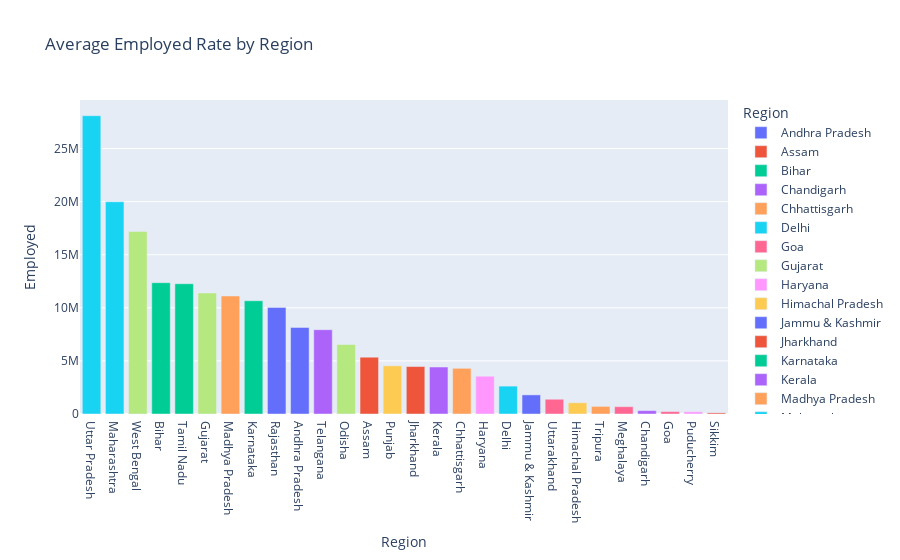

Notebook code for this chart:
### Markdown cell above
Region vise average employoment plot for data of May-2019 to June-2020

### Code cell
region = df_dropped.groupby(["Region"])[['Unemployment_rate', "Employed", "labour_participation_rate"]].mean()
region = pd.DataFrame(region).reset_index()

fig = px.bar(region, x="Region", y="Employed", color="Region", title="Average Employed Rate by Region")
fig.update_layout(xaxis={'categoryorder':'total descending'})
fig.show()

### Figure 1 — Plotly figure (JSON) as saved in the notebook; plotly's stock layout.template omitted (floating-point values rounded to 4 significant figures)
{"data": [{"alignmentgroup": "True", "hovertemplate": "Region=%{x}<br>Employed=%{y}<extra></extra>", "legendgroup": "Andhra Pradesh", "marker": {"color": "#636efa", "pattern": {"shape": ""}}, "name": "Andhra Pradesh", "offsetgroup": "Andhra Pradesh", "orientation": "v", "showlegend": true, "textposition": "auto", "type": "bar", "x": ["Andhra Pradesh"], "xaxis": "x", "y": [8154000.0], "yaxis": "y"}, {"alignmentgroup": "True", "hovertemplate": "Region=%{x}<br>Employed=%{y}<extra></extra>", "legendgroup": "Assam", "marker": {"color": "#EF553B", "pattern": {"shape": ""}}, "name": "Assam", "offsetgroup": "Assam", "orientation": "v", "showlegend": true, "textposition": "auto", "type": "bar", "x": ["Assam"], "xaxis": "x", "y": [5355000.0], "yaxis": "y"}, {"alignmentgroup": "True", "hovertemplate": "Region=%{x}<br>Employed=%{y}<extra></extra>", "legendgroup": "Bihar", "marker": {"color": "#00cc96", "pattern": {"shape": ""}}, "name": "Bihar", "offsetgroup": "Bihar", "orientation": "v", "showlegend": true, "textposition": "auto", "type": "bar", "x": ["Bihar"], "xaxis": "x", "y": [12370000.0], "yaxis": "y"}, {"alignmentgroup": "True", "hovertemplate": "Region=%{x}<br>Employed=%{y}<extra></extra>", "legendgroup": "Chandigarh", "marker": {"color": "#ab63fa", "pattern": {"shape": ""}}, "name": "Chandigarh", "offsetgroup": "Chandigarh", "orientation": "v", "showlegend": true, "textposition": "auto", "type": "bar", "x": ["Chandigarh"], "xaxis": "x", "y": [316800.0], "yaxis": "y"}, {"alignmentgroup": "True", "hovertemplate": "Region=%{x}<br>Employed=%{y}<extra></extra>", "legendgroup": "Chhattisgarh", "marker": {"color": "#FFA15A", "pattern": {"shape": ""}}, "name": "Chhattisgarh", "offsetgroup": "Chhattisgarh", "orientation": "v", "showlegend": true, "textposition": "auto", "type": "bar", "x": ["Chhattisgarh"], "xaxis": "x", "y": [4303000.0], "yaxis": "y"}, {"alignmentgroup": "True", "hovertemplate": "Region=%{x}<br>Employed=%{y}<extra></extra>", "legendgroup": "Delhi", "marker": {"color": "#19d3f3", "pattern": {"shape": ""}}, "name": "Delhi", "offsetgroup": "Delhi", "orientation": "v", "showlegend": true, "textposition": "auto", "type": "bar", "x": ["Delhi"], "xaxis": "x", "y": [2628000.0], "yaxis": "y"}, {"alignmentgroup": "True", "hovertemplate": "Region=%{x}<br>Employed=%{y}<extra></extra>", "legendgroup": "Goa", "marker": {"color": "#FF6692", "pattern": {"shape": ""}}, "name": "Goa", "offsetgroup": "Goa", "orientation": "v", "showlegend": true, "textposition": "auto", "type": "bar", "x": ["Goa"], "xaxis": "x", "y": [226300.0], "yaxis": "y"}, {"alignmentgroup": "True", "hovertemplate": "Region=%{x}<br>Employed=%{y}<extra></extra>", "legendgroup": "Gujarat", "marker": {"color": "#B6E880", "pattern": {"shape": ""}}, "name": "Gujarat", "offsetgroup": "Gujarat", "orientation": "v", "showlegend": true, "textposition": "auto", "type": "bar", "x": ["Gujarat"], "xaxis": "x", "y": [11400000.0], "yaxis": "y"}, {"alignmentgroup": "True", "hovertemplate": "Region=%{x}<br>Employed=%{y}<extra></extra>", "legendgroup": "Haryana", "marker": {"color": "#FF97FF", "pattern": {"shape": ""}}, "name": "Haryana", "offsetgroup": "Haryana", "orientation": "v", "showlegend": true, "textposition": "auto", "type": "bar", "x": ["Haryana"], "xaxis": "x", "y": [3557000.0], "yaxis": "y"}, {"alignmentgroup": "True", "hovertemplate": "Region=%{x}<br>Employed=%{y}<extra></extra>", "legendgroup": "Himachal Pradesh", "marker": {"color": "#FECB52", "pattern": {"shape": ""}}, "name": "Himachal Pradesh", "offsetgroup": "Himachal Pradesh", "orientation": "v", "showlegend": true, "textposition": "auto", "type": "bar", "x": ["Himachal Pradesh"], "xaxis": "x", "y": [1060000.0], "yaxis": "y"}, {"alignmentgroup": "True", "hovertemplate": "Region=%{x}<br>Employed=%{y}<extra></extra>", "legendgroup": "Jammu & Kashmir", "marker": {"color": "#636efa", "pattern": {"shape": ""}}, "name": "Jammu & Kashmir", "offsetgroup": "Jammu & Kashmir", "orientation": "v", "showlegend": true, "textposition": "auto", "type": "bar", "x": ["Jammu & Kashmir"], "xaxis": "x", "y": [1800000.0], "yaxis": "y"}, {"alignmentgroup": "True", "hovertemplate": "Region=%{x}<br>Employed=%{y}<extra></extra>", "legendgroup": "Jharkhand", "marker": {"color": "#EF553B", "pattern": {"shape": ""}}, "name": "Jharkhand", "offsetgroup": "Jharkhand", "orientation": "v", "showlegend": true, "textposition": "auto", "type": "bar", "x": ["Jharkhand"], "xaxis": "x", "y": [4469000.0], "yaxis": "y"}, {"alignmentgroup": "True", "hovertemplate": "Region=%{x}<br>Employed=%{y}<extra></extra>", "legendgroup": "Karnataka", "marker": {"color": "#00cc96", "pattern": {"shape": ""}}, "name": "Karnataka", "offsetgroup": "Karnataka", "orientation": "v", "showlegend": true, "textposition": "auto", "type": "bar", "x": ["Karnataka"], "xaxis": "x", "y": [10670000.0], "yaxis": "y"}, {"alignmentgroup": "True", "hovertemplate": "Region=%{x}<br>Employed=%{y}<extra></extra>", "legendgroup": "Kerala", "marker": {"color": "#ab63fa", "pattern": {"shape": ""}}, "name": "Kerala", "offsetgroup": "Kerala", "orientation": "v", "showlegend": true, "textposition": "auto", "type": "bar", "x": ["Kerala"], "xaxis": "x", "y": [4426000.0], "yaxis": "y"}, {"alignmentgroup": "True", "hovertemplate": "Region=%{x}<br>Employed=%{y}<extra></extra>", "legendgroup": "Madhya Pradesh", "marker": {"color": "#FFA15A", "pattern": {"shape": ""}}, "name": "Madhya Pradesh", "offsetgroup": "Madhya Pradesh", "orientation": "v", "showlegend": true, "textposition": "auto", "type": "bar", "x": ["Madhya Pradesh"], "xaxis": "x", "y": [11120000.0], "yaxis": "y"}, {"alignmentgroup": "True", "hovertemplate": "Region=%{x}<br>Employed=%{y}<extra></extra>", "legendgroup": "Maharashtra", "marker": {"color": "#19d3f3", "pattern": {"shape": ""}}, "name": "Maharashtra", "offsetgroup": "Maharashtra", "orientation": "v", "showlegend": true, "textposition": "auto", "type": "bar", "x": ["Maharashtra"], "xaxis": "x", "y": [19990000.0], "yaxis": "y"}, {"alignmentgroup": "True", "hovertemplate": "Region=%{x}<br>Employed=%{y}<extra></extra>", "legendgroup": "Meghalaya", "marker": {"color": "#FF6692", "pattern": {"shape": ""}}, "name": "Meghalaya", "offsetgroup": "Meghalaya", "orientation": "v", "showlegend": true, "textposition": "auto", "type": "bar", "x": ["Meghalaya"], "xaxis": "x", "y": [689700.0], "yaxis": "y"}, {"alignmentgroup": "True", "hovertemplate": "Region=%{x}<br>Employed=%{y}<extra></extra>", "legendgroup": "Odisha", "marker": {"color": "#B6E880", "pattern": {"shape": ""}}, "name": "Odisha", "offsetgroup": "Odisha", "orientation": "v", "showlegend": true, "textposition": "auto", "type": "bar", "x": ["Odisha"], "xaxis": "x", "y": [6546000.0], "yaxis": "y"}, {"alignmentgroup": "True", "hovertemplate": "Region=%{x}<br>Employed=%{y}<extra></extra>", "legendgroup": "Puducherry", "marker": {"color": "#FF97FF", "pattern": {"shape": ""}}, "name": "Puducherry", "offsetgroup": "Puducherry", "orientation": "v", "showlegend": true, "textposition": "auto", "type": "bar", "x": ["Puducherry"], "xaxis": "x", "y": [212300.0], "yaxis": "y"}, {"alignmentgroup": "True", "hovertemplate": "Region=%{x}<br>Employed=%{y}<extra></extra>", "legendgroup": "Punjab", "marker": {"color": "#FECB52", "pattern": {"shape": ""}}, "name": "Punjab", "offsetgroup": "Punjab", "orientation": "v", "showlegend": true, "textposition": "auto", "type": "bar", "x": ["Punjab"], "xaxis": "x", "y": [4539362], "yaxis": "y"}, {"alignmentgroup": "True", "hovertemplate": "Region=%{x}<br>Employed=%{y}<extra></extra>", "legendgroup": "Rajasthan", "marker": {"color": "#636efa", "pattern": {"shape": ""}}, "name": "Rajasthan", "offsetgroup": "Rajasthan", "orientation": "v", "showlegend": true, "textposition": "auto", "type": "bar", "x": ["Rajasthan"], "xaxis": "x", "y": [10040000.0], "yaxis": "y"}, {"alignmentgroup": "True", "hovertemplate": "Region=%{x}<br>Employed=%{y}<extra></extra>", "legendgroup": "Sikkim", "marker": {"color": "#EF553B", "pattern": {"shape": ""}}, "name": "Sikkim", "offsetgroup": "Sikkim", "orientation": "v", "showlegend": true, "textposition": "auto", "type": "bar", "x": ["Sikkim"], "xaxis": "x", "y": [106900.0], "yaxis": "y"}, {"alignmentgroup": "True", "hovertemplate": "Region=%{x}<br>Employed=%{y}<extra></extra>", "legendgroup": "Tamil Nadu", "marker": {"color": "#00cc96", "pattern": {"shape": ""}}, "name": "Tamil Nadu", "offsetgroup": "Tamil Nadu", "orientation": "v", "showlegend": true, "textposition": "auto", "type": "bar", "x": ["Tamil Nadu"], "xaxis": "x", "y": [12270000.0], "yaxis": "y"}, {"alignmentgroup": "True", "hovertemplate": "Region=%{x}<br>Employed=%{y}<extra></extra>", "legendgroup": "Telangana", "marker": {"color": "#ab63fa", "pattern": {"shape": ""}}, "name": "Telangana", "offsetgroup": "Telangana", "orientation": "v", "showlegend": true, "textposition": "auto", "type": "bar", "x": ["Telangana"], "xaxis": "x", "y": [7940000.0], "yaxis": "y"}, {"alignmentgroup": "True", "hovertemplate": "Region=%{x}<br>Employed=%{y}<extra></extra>", "legendgroup": "Tripura", "marker": {"color": "#FFA15A", "pattern": {"shape": ""}}, "name": "Tripura", "offsetgroup": "Tripura", "orientation": "v", "showlegend": true, "textposition": "auto", "type": "bar", "x": ["Tripura"], "xaxis": "x", "y": [717000.0], "yaxis": "y"}, {"alignmentgroup": "True", "hovertemplate": "Region=%{x}<br>Employed=%{y}<extra></extra>", "legendgroup": "Uttar Pradesh", "marker": {"color": "#19d3f3", "pattern": {"shape": ""}}, "name": "Uttar Pradesh", "offsetgroup": "Uttar Pradesh", "orientation": "v", "showlegend": true, "textposition": "auto", "type": "bar", "x": ["Uttar Pradesh"], "xaxis": "x", "y": [28090000.0], "yaxis": "y"}, {"alignmentgroup": "True", "hovertemplate": "Region=%{x}<br>Employed=%{y}<extra></extra>", "legendgroup": "Uttarakhand", "marker": {"color": "#FF6692", "pattern": {"shape": ""}}, "name": "Uttarakhand", "offsetgroup": "Uttarakhand", "orientation": "v", "showlegend": true, "textposition": "auto", "type": "bar", "x": ["Uttarakhand"], "xaxis": "x", "y": [1390000.0], "yaxis": "y"}, {"alignmentgroup": "True", "hovertemplate": "Region=%{x}<br>Employed=%{y}<extra></extra>", "legendgroup": "West Bengal", "marker": {"color": "#B6E880", "pattern": {"shape": ""}}, "name": "West Bengal", "offsetgroup": "West Bengal", "orientation": "v", "showlegend": true, "textposition": "auto", "type": "bar", "x": ["West Bengal"], "xaxis": "x", "y": [17198538], "yaxis": "y"}], "layout": {"barmode": "relative", "legend": {"title": {"text": "Region"}, "tracegroupgap": 0}, "title": {"text": "Average Employed Rate by Region"}, "xaxis": {"anchor": "y", "categoryarray": ["Andhra Pradesh", "Assam", "Bihar", "Chandigarh", "Chhattisgarh", "Delhi", "Goa", "Gujarat", "Haryana", "Himachal Pradesh", "Jammu & Kashmir", "Jharkhand", "Karnataka", "Kerala", "Madhya Pradesh", "Maharashtra", "Meghalaya", "Odisha", "Puducherry", "Punjab", "Rajasthan", "Sikkim", "Tamil Nadu", "Telangana", "Tripura", "Uttar Pradesh", "Uttarakhand", "West Bengal"], "categoryorder": "total descending", "domain": [0, 1], "title": {"text": "Region"}}, "yaxis": {"anchor": "x", "domain": [0, 1], "title": {"text": "Employed"}}}}
